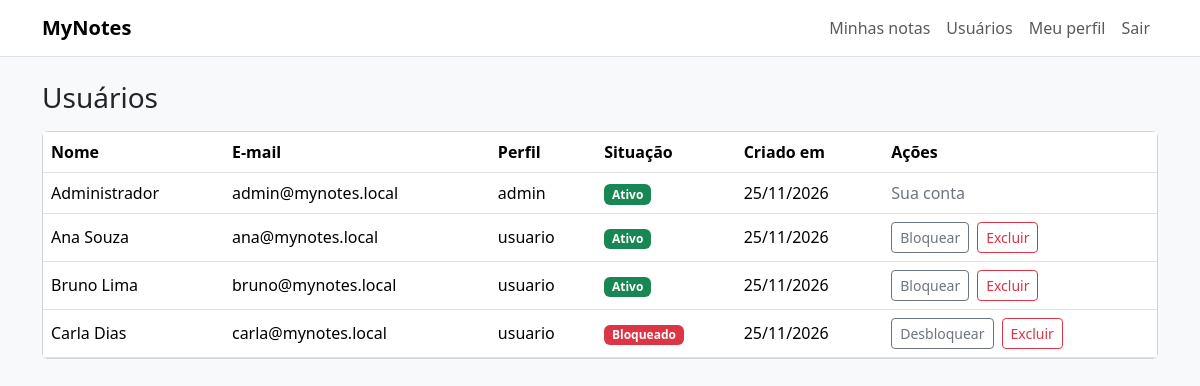
Screenshot of /admin/usuarios (signed in) with the database file from the repository.
### app/models/usuario.py (models this page shows, shortened)
class Usuario(db.Model):
    __tablename__ = "usuarios"
    __table_args__ = (CheckConstraint("perfil IN ('usuario', 'admin')", name="ck_usuarios_perfil"),)
    id: Mapped[int] = mapped_column(primary_key=True)
    nome: Mapped[str] = mapped_column(String(100))
    email: Mapped[str] = mapped_column(String(100), unique=True)
    senha: Mapped[str] = mapped_column(String(255))
    perfil: Mapped[str] = mapped_column(String(10), default=PERFIL_USUARIO, server_default=PERFIL_USUARIO)
    ativo: Mapped[bool] = mapped_column(default=True, server_default="1")
    criado_em: Mapped[datetime] = mapped_column(default=datetime.now)
    notas: Mapped[list[Nota]] = relationship(
        back_populates="usuario",
        cascade="all, delete-orphan",
        passive_deletes=True,
    )
    @property
    def eh_admin(self) -> bool:
        return self.perfil == PERFIL_ADMIN

### app/routes/admin.py (the view)
@bp.get("")
@admin_obrigatorio
def listar():
    usuarios = db.session.scalars(db.select(Usuario).order_by(Usuario.nome)).all()
    return render_template("admin/usuarios.html", usuarios=usuarios)

### app/sessao.py (called while the page is built)
def _marca_da_senha(usuario: Usuario) -> str:
    chave = current_app.config["SECRET_KEY"].encode()
    return hmac.new(chave, usuario.senha.encode(), hashlib.sha256).hexdigest()

def carregar_usuario() -> None:
    g.usuario = None
    usuario_id = session.get("usuario_id")
    if usuario_id is None:
        return
    usuario = db.session.get(Usuario, usuario_id)
    if (
        usuario is None
        or not usuario.ativo
        or not hmac.compare_digest(session.get("marca", ""), _marca_da_senha(usuario))
    ):
        encerrar_sessao()
        return
    g.usuario = usuario

def login_obrigatorio(view: Callable[..., Any]) -> Callable[..., Any]:
    @wraps(view)
    def protegida(*args: Any, **kwargs: Any) -> Any:
        if g.usuario is None:
            flash("Faça login para continuar.", "warning")
            return redirect(url_for("auth.login"))
        return view(*args, **kwargs)
    return protegida

def admin_obrigatorio(view: Callable[..., Any]) -> Callable[..., Any]:
    @wraps(view)
    @login_obrigatorio
    def protegida(*args: Any, **kwargs: Any) -> Any:
        if not g.usuario.eh_admin:
            abort(403)
        return view(*args, **kwargs)
    return protegida

### app/templates/admin/usuarios.html (shortened to what this page needs)
{% extends "base.html" %}
{% block conteudo %}
<h1 class="h3 mb-3">Usuários</h1>
<div class="card">
  <div class="table-responsive">
    <table class="table align-middle mb-0">
      <thead>
        <tr><th>Nome</th><th>E-mail</th><th>Perfil</th><th>Situação</th><th>Criado em</th><th>Ações</th></tr>
      </thead>
      <tbody>
        {% for usuario in usuarios %}
        <tr>
          <td>{{ usuario.nome }}</td>
          <td>{{ usuario.email }}</td>
          <td>{{ usuario.perfil }}</td>
          <td><span class="badge {{ 'text-bg-success' if usuario.ativo else 'text-bg-danger' }}">{{ 'Ativo' if usuario.ativo else 'Bloqueado' }}</span></td>
          <td>{{ usuario.criado_em.strftime('%d/%m/%Y') }}</td>
          <td>
            {% if usuario.id != g.usuario.id %}
            <div class="d-flex gap-2">
              <form method="post" action="{{ url_for('admin.bloquear', usuario_id=usuario.id) }}">
                <button class="btn btn-sm btn-outline-secondary" type="submit">{{ 'Bloquear' if usuario.ativo else 'Desbloquear' }}</button>
              </form>
              <form method="post" action="{{ url_for('admin.excluir', usuario_id=usuario.id) }}" data-confirmar="Excluir este usuário e todas as notas dele?">
                <button class="btn btn-sm btn-outline-danger" type="submit">Excluir</button>
              </form>
            </div>
            {% else %}
            <span class="text-secondary">Sua conta</span>
            {% endif %}
          </td>
        </tr>
        {% endfor %}
      </tbody>
    </table>
  </div>
</div>
{% endblock %}

### rows the page displays
Usuario: nome "Administrador", email "admin@mynotes.local", perfil "admin", ativo "Ativo", criado_em "25/11/2026", shows "Sua conta"
Usuario: nome "Ana Souza", email "ana@mynotes.local", perfil "usuario", ativo "Ativo", criado_em "25/11/2026", ativo "Bloquear"
Usuario: nome "Bruno Lima", email "bruno@mynotes.local", perfil "usuario", ativo "Ativo", criado_em "25/11/2026", ativo "Bloquear"
Usuario: nome "Carla Dias", email "carla@mynotes.local", perfil "usuario", ativo "Bloqueado", criado_em "25/11/2026", ativo "Desbloquear"
